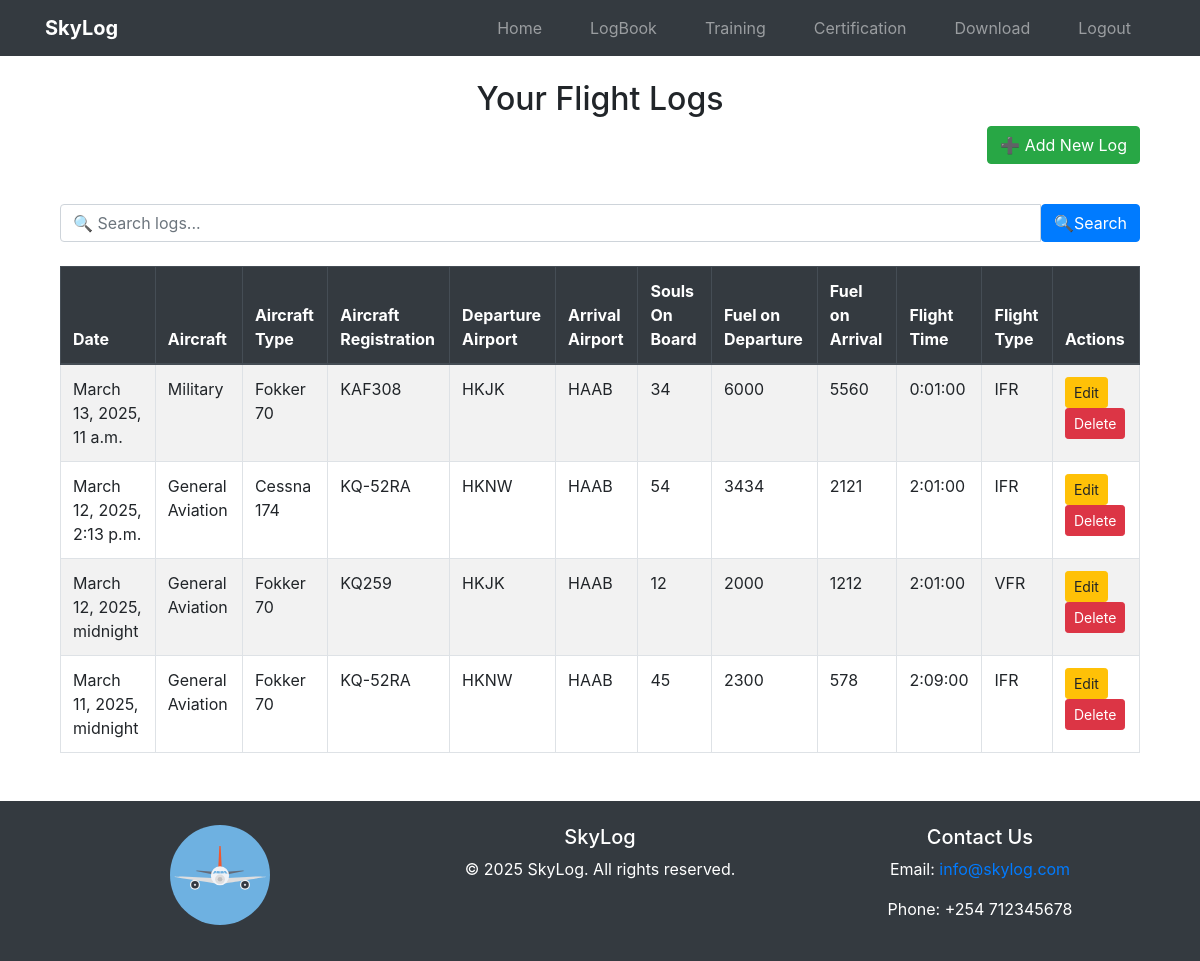
The app's page /logbook/logs_list/ (signed in), older data.
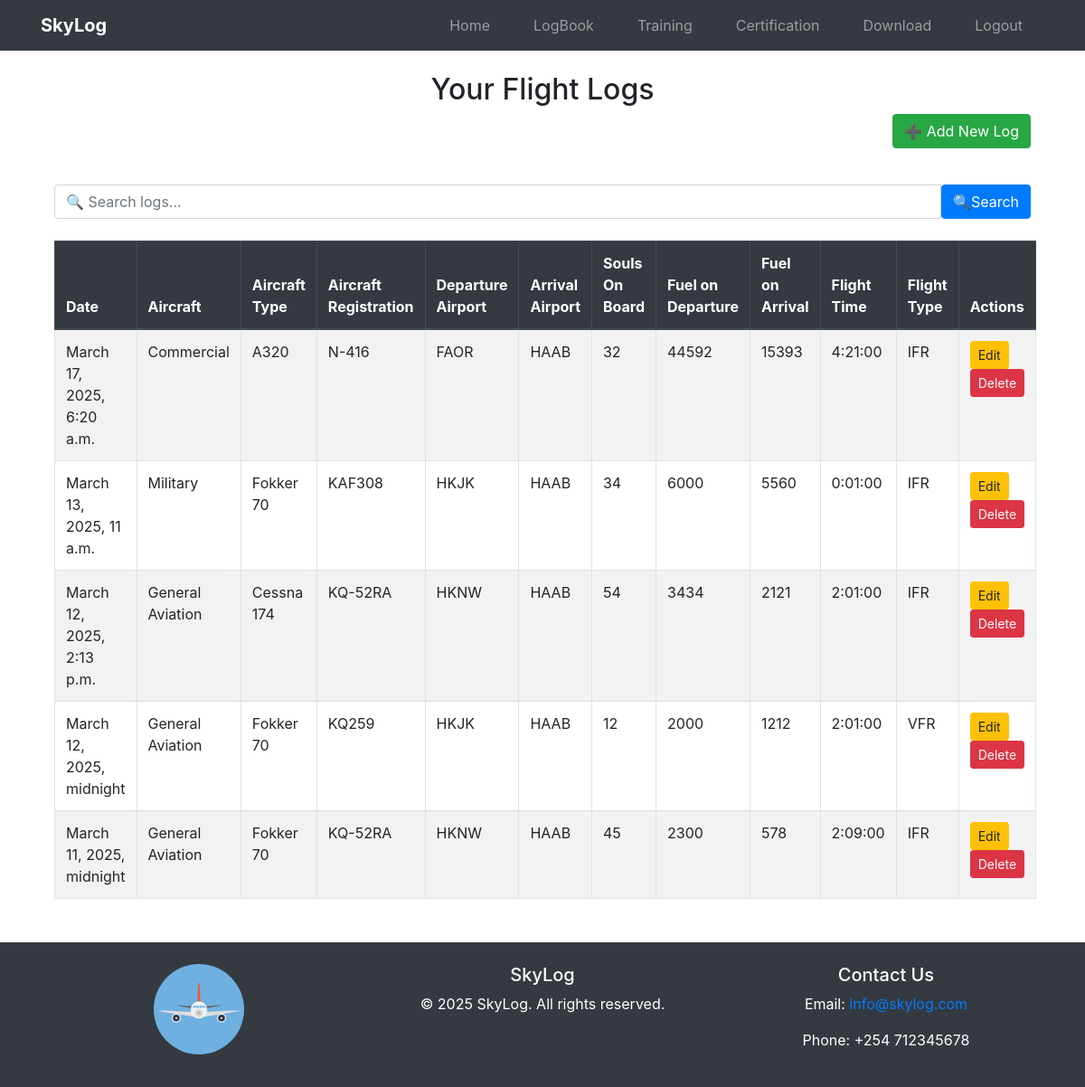
The same page, newer data.
### logs/models.py (models this page shows, shortened)
class Log(models.Model):
    user = models.ForeignKey(User, on_delete=models.CASCADE)
    date = models.DateTimeField(default=now)
    AIRCRAFT=[("General Aviation","General Aviation"),("Commercial","Commercial"),("Military","Military")]
    aircraft = models.CharField(max_length=100,choices=AIRCRAFT)
    aircraft_type = models.CharField(max_length=100)
    aircraft_registration = models.CharField(max_length=100,validators=[is_aircraft_reg_num_valid])
    departure_airport = models.CharField(max_length=4, validators=[icao_validator])
    arrival_airport = models.CharField(max_length=4, validators=[icao_validator])
    flight_time = models.DurationField()  # timedelta for hours & minutes
    souls_on_board = models.PositiveIntegerField(default=0)
    fuel_on_departure = models.PositiveIntegerField(default=0)
    fuel_on_arrival = models.PositiveIntegerField(default=0)
    remarks = models.TextField(blank=True, null=True)
    PURPOSE=[("Training","Training"),
             ("Recreational","Recreational"),
             ("Cargo_flight","Cargo_flight"),
             ("Passenger_flight","Passenger_flight")
             ]
    purpose = models.CharField(max_length=20,choices=PURPOSE)
    FLIGHT_TYPES = [("VFR", "Visual Flight Rules"), ("IFR", "Instrument Flight Rules")]
    flight_type = models.CharField(max_length=3, choices=FLIGHT_TYPES)
    flight_number = models.CharField(max_length=20, unique=True, default=uuid.uuid4)
    safety_concerns = models.BooleanField(default=False)

### logs/views.py (the view, shortened to what this page needs)
# urls.py: path('logs_list/', views.log_list, name='logs_list'),
@login_required
def log_list(request):
    logs = Log.objects.filter(user=request.user).order_by('-date')
    query = request.GET.get('query')
    return render(request, 'logs/log_list.html', {'logs': logs})

### logs/templates/logs/log_list.html (shortened to what this page needs)
{% extends "others/base.html" %}
{% block content %}
<div class="container mt-4">
    <h2 class="text-center">Your Flight Logs</h2>
    <div class="text-right mb-3 ">
        <a href="{% url 'logs:create_log' %}" class="btn btn-success">➕ Add New Log</a>
    </div>
    <br>
    <form method="GET" action="{% url 'logs:logs_list' %}" class="mb-4">
        <div class="input-group">
          <input type="text" name="query" class="form-control" placeholder="🔍 Search logs..." value="{{ request.GET.query }}">
          <button type="submit" class="btn btn-primary"> 🔍Search</button>
        </div>
    </form>
    {% if logs %}
    <table class="table table-bordered table-striped">
        <thead class="thead-dark">
            <tr>
                <th>Date</th>
                <th>Aircraft</th>
                <th>Aircraft Type</th>
                <th>Aircraft Registration</th>
                <th>Departure Airport</th>
                <th>Arrival Airport</th>
                <th>Souls On Board</th>
                <th>Fuel on Departure</th>
                <th>Fuel on Arrival</th>
                <th>Flight Time</th>
                <th>Flight Type</th>
                <th>Actions</th>
            </tr>
        </thead>
        <tbody>
            {% for log in logs %}
            <tr>
                <td>{{ log.date }}</td>
                <td>{{ log.aircraft }}</td>
                <td>{{ log.aircraft_type }}</td>
                <td>{{ log.aircraft_registration }}</td>
                <td>{{ log.departure_airport }}</td>
                <td>{{ log.arrival_airport }}</td>
                <td>{{ log.souls_on_board }}</td>
                <td>{{ log.fuel_on_departure }}</td>
                <td>{{ log.fuel_on_arrival }}</td>
                <td>{{ log.flight_time }}</td>
                <td>{{ log.flight_type }}</td>
                <td>
                    <a href="{% url 'logs:edit_log' log.id %}" class="btn btn-warning btn-sm me-2">Edit</a>
                    <a href="{% url 'logs:delete_log' log.id %}" class="btn btn-danger btn-sm">Delete</a>
                </td>
            </tr>
            {% endfor %}
        </tbody>
    </table>
    {% else %}
    <p class="text-center">☹️ No flight logs available.</p>
    <div style="height: 220px;"></div>
    {% endif %}
</div>
{% endblock %}

### logs/templates/others/base.html (shortened to what this page needs)
{% load static %}
<!DOCTYPE html>
<html lang="en">
<head>
    <link rel="stylesheet" href="https://cdn.jsdelivr.net/npm/bootstrap@4.3.1/dist/css/bootstrap.min.css"
>
</head>
<body>
    <nav class="navbar navbar-expand-lg navbar-dark bg-dark">
      <div class="container">
        <a class="navbar-brand" href="{% url "users:home" %}"><b>SkyLog</b></a>
        <div class="collapse navbar-collapse" id="navbarNav">
          <ul class="navbar-nav ml-auto">
            <li class="nav-item">
              <a class="nav-link mx-3 " aria-current="page" href="{% url 'users:home' %}">Home</a>
            </li>
            <li class="nav-item">
              <a class="nav-link mx-3" href="{% url 'logs:logs_list' %}">LogBook</a>
            </li>
            <li class="nav-item">
              <a class="nav-link mx-3" href="{% url "logs:training_record_list" %}">Training</a>
            </li>
            <li class="nav-item">
              <a class="nav-link mx-3" href="{% url "logs:pilot_certification" %}">Certification</a>
            </li>
            <li class="nav-item">
              <a class="nav-link mx-3" href="{% url 'logs:generate_pdf_page' %}">Download</a>
            </li>
            <li class="nav-item">
              <a class="nav-link mx-3" href="#" data-toggle="modal" data-target="#logoutModal">Logout</a>
            </li>
          </ul>
        </div>
      </div>
    </nav>
    <div class="container mt-4">
        {% block content %}{% endblock %}
    </div>
    <footer class="bg-dark text-white mt-5 p-4 text-center">
      <div class="container">
        <div class="row">
          <div class="col-md-4">
            <img src="{% static 'images/airplane-svgrepo-com.svg' %}" alt="Company Logo" class="img-fluid mb-2" style="max-width: 100px;">
          </div>
          <div class="col-md-4">
            <h5>SkyLog</h5>
            <p>&copy; 2025 SkyLog. All rights reserved.</p>
          </div>
          <div class="col-md-4">
            <h5>Contact Us</h5>
            <p>Email: <a class="link-primary" href="mailto:info@skylog.com">info@skylog.com</a></p>
            <p>Phone: +254 712345678</p>
          </div>
        </div>
      </div>
    </footer>
</body>
</html>

Row changes from the older to the newer data that the page shows:
added Log: date "March 17, 2025, 6:20 a.m.", aircraft "Commercial", aircraft_type "A320", aircraft_registration "N-416", departure_airport "FAOR", arrival_airport "HAAB", souls_on_board "32", fuel_on_departure "44592", fuel_on_arrival "15393", flight_time "4:21:00", flight_type "IFR"
